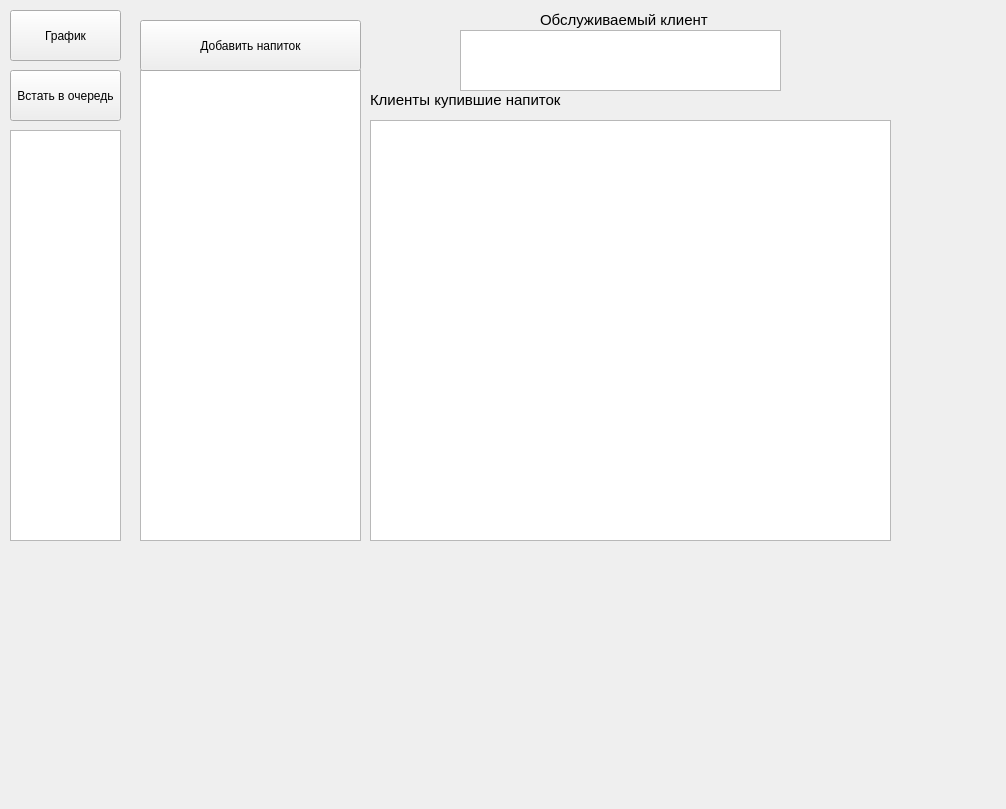
<?xml version="1.0" encoding="UTF-8"?>
<ui version="4.0">
 <class>MainWindow</class>
 <widget class="QMainWindow" name="MainWindow">
  <property name="geometry">
   <rect>
    <x>0</x>
    <y>0</y>
    <width>1006</width>
    <height>809</height>
   </rect>
  </property>
  <property name="windowTitle">
   <string>MainWindow</string>
  </property>
  <widget class="QWidget" name="centralwidget">
   <widget class="QLabel" name="label_2">
    <property name="geometry">
     <rect>
      <x>540</x>
      <y>10</y>
      <width>181</width>
      <height>20</height>
     </rect>
    </property>
    <property name="font">
     <font>
      <pointsize>11</pointsize>
     </font>
    </property>
    <property name="text">
     <string>Обслуживаемый клиент</string>
    </property>
   </widget>
   <widget class="QLabel" name="label_3">
    <property name="geometry">
     <rect>
      <x>370</x>
      <y>90</y>
      <width>201</width>
      <height>20</height>
     </rect>
    </property>
    <property name="font">
     <font>
      <pointsize>11</pointsize>
     </font>
    </property>
    <property name="text">
     <string>Клиенты купившие напиток</string>
    </property>
   </widget>
   <widget class="QListView" name="ListInClient">
    <property name="geometry">
     <rect>
      <x>10</x>
      <y>130</y>
      <width>111</width>
      <height>411</height>
     </rect>
    </property>
   </widget>
   <widget class="QTableView" name="ListCurrent">
    <property name="geometry">
     <rect>
      <x>460</x>
      <y>30</y>
      <width>321</width>
      <height>61</height>
     </rect>
    </property>
   </widget>
   <widget class="QTableView" name="ListOut">
    <property name="geometry">
     <rect>
      <x>370</x>
      <y>120</y>
      <width>521</width>
      <height>421</height>
     </rect>
    </property>
   </widget>
   <widget class="QPushButton" name="pushButton">
    <property name="geometry">
     <rect>
      <x>10</x>
      <y>70</y>
      <width>111</width>
      <height>51</height>
     </rect>
    </property>
    <property name="text">
     <string>Встать в очередь</string>
    </property>
   </widget>
   <widget class="QTableView" name="ListInDrink">
    <property name="geometry">
     <rect>
      <x>140</x>
      <y>70</y>
      <width>221</width>
      <height>471</height>
     </rect>
    </property>
   </widget>
   <widget class="QPushButton" name="pushButton_2">
    <property name="geometry">
     <rect>
      <x>140</x>
      <y>20</y>
      <width>221</width>
      <height>51</height>
     </rect>
    </property>
    <property name="text">
     <string>Добавить напиток</string>
    </property>
   </widget>
   <widget class="QLabel" name="label">
    <property name="geometry">
     <rect>
      <x>-210</x>
      <y>680</y>
      <width>47</width>
      <height>13</height>
     </rect>
    </property>
    <property name="text">
     <string>TextLabel</string>
    </property>
   </widget>
   <widget class="QWidget" name="horizontalLayoutWidget">
    <property name="geometry">
     <rect>
      <x>10</x>
      <y>550</y>
      <width>991</width>
      <height>231</height>
     </rect>
    </property>
    <layout class="QHBoxLayout" name="horizontalLayout"/>
   </widget>
   <widget class="QPushButton" name="pushButton_3">
    <property name="geometry">
     <rect>
      <x>10</x>
      <y>10</y>
      <width>111</width>
      <height>51</height>
     </rect>
    </property>
    <property name="text">
     <string>График</string>
    </property>
   </widget>
  </widget>
  <widget class="QMenuBar" name="menubar">
   <property name="geometry">
    <rect>
     <x>0</x>
     <y>0</y>
     <width>1006</width>
     <height>22</height>
    </rect>
   </property>
  </widget>
 </widget>
 <resources/>
 <connections/>
</ui>
